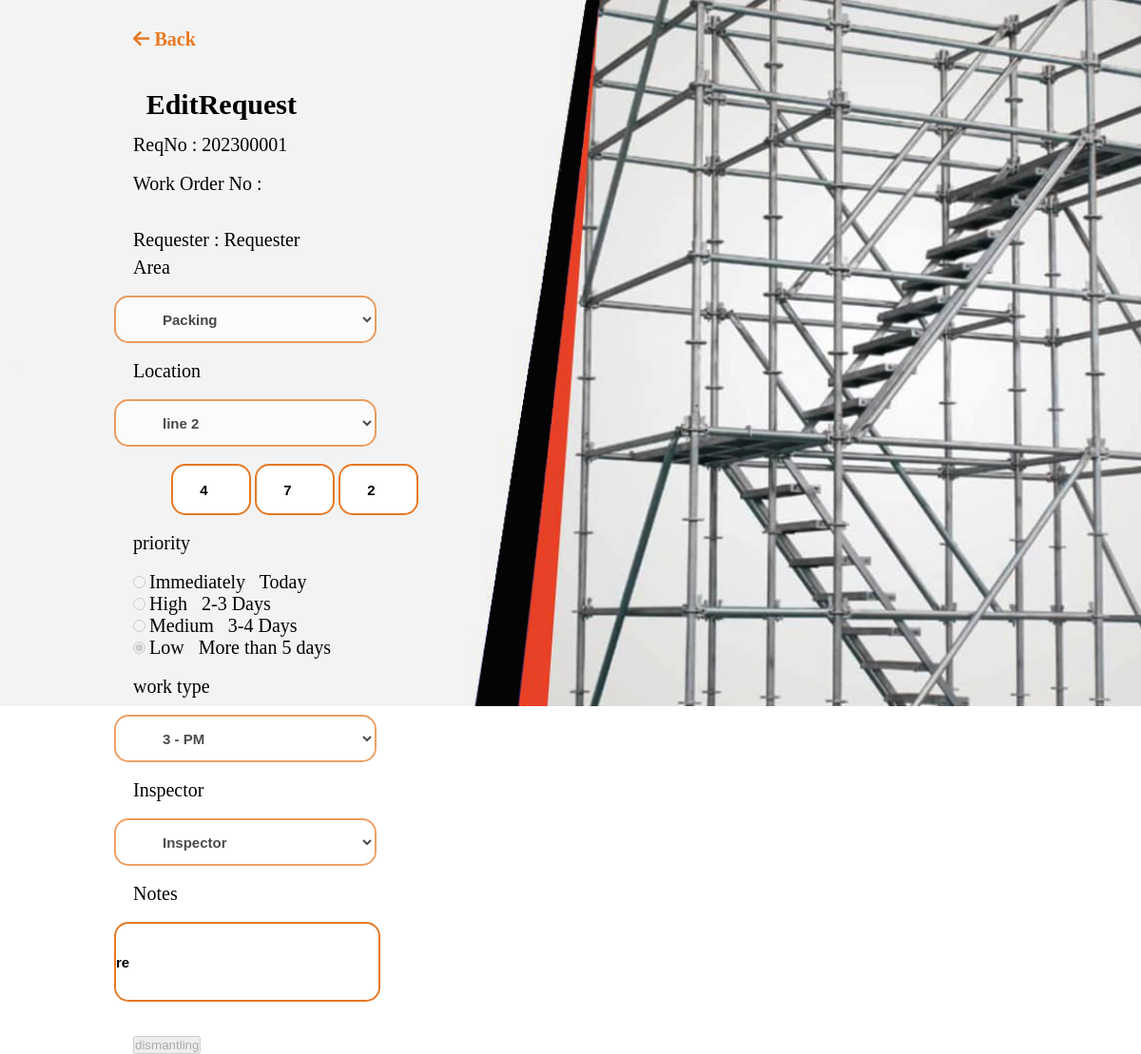
Screenshot of /requestAction.php (signed in) with the database file from the repository.
### tables this page shows
CREATE TABLE `request` (
  `id` int(11) NOT NULL,
  `reqNo` varchar(255) NOT NULL,
  `adminAddedName` varchar(255) NOT NULL,
  `workOrderNo` varchar(255) NOT NULL,
  `area` varchar(255) NOT NULL,
  `item` varchar(255) NOT NULL,
  `length` varchar(255) NOT NULL,
  `width` varchar(255) NOT NULL,
  `height` varchar(255) NOT NULL,
  `workType` varchar(255) NOT NULL,
  `priority` varchar(255) NOT NULL,
  `executer` varchar(255) NOT NULL,
  `wereHouse` varchar(255) NOT NULL,
  `inspector` varchar(255) NOT NULL,
  `notes` varchar(255) NOT NULL,
  `reqDate` datetime(6) NOT NULL DEFAULT current_timestamp(6),
  `executerNew` varchar(50) NOT NULL DEFAULT 'yes',
  `executerDate` datetime(6) DEFAULT NULL,
  `status` varchar(255) NOT NULL DEFAULT 'pending',
  `rejectReason` varchar(255) NOT NULL,
  `rejectsNum` int(255) NOT NULL DEFAULT 0,
  `new` varchar(255) NOT NULL DEFAULT 'yes',
  `finishDate` date DEFAULT NULL,
  `issued` varchar(255) NOT NULL DEFAULT 'no',
  `wereHouseDate` datetime(6) DEFAULT NULL,
  `executerAccept` varchar(6) NOT NULL DEFAULT 'no',
  `executerAcceptDate` datetime(6) DEFAULT NULL,
  `inspectorDate` datetime(6) DEFAULT NULL,
  `resentDate` datetime(6) DEFAULT NULL,
  `qtyBackStatus` varchar(255) NOT NULL DEFAULT 'no',
  `qtyBackDate` datetime DEFAULT NULL
);

### includes/classes/Request.php (called while the page is built, shortened)
<?php
class Request
{
    private $con;
    public function __construct($con)
    {
        $this->con = $con;
    }
    public function getRequestDetails($workOrderNo = null)
    {
        $sql = "SELECT * FROM request ";
        $query = $this->con->prepare($sql);
        $query->execute();
        $array = array();
        while ($row = $query->fetch(PDO::FETCH_ASSOC)) {
            $array = $row;
        }
        return $array;
    }
}
?>

### requestAction.php (the view, shortened to what this page needs)
<?php
include_once('includes/classes/Account.php');
include_once('includes/classes/Request.php');
include_once('includes/classes/WorkType.php');
$workOrderNo = $_GET["workOrderNo"];
$request = new Request($con);
$getRequest = $request->getRequestDetails($workOrderNo);
$canEdit = $getRequest['executerDate'] == NULL ? '' : 'disabled';
$executerAccept = $getRequest['executerAccept'] == 'yes' ? true : false;
?>
<!DOCTYPE html>
<html lang="en">
<head>
    <link rel="stylesheet" href="boxicons/css/boxicons.min.css">
    <link href='https://unpkg.com/boxicons@2.1.4/css/boxicons.min.css' rel='stylesheet'>
    <link rel="stylesheet" href="css.css?1999">
</head>
<body>
<div>
<a class="Back" href="adminRequests.php">
    <i class="fa-solid fa-arrow-left"></i>    Back</a>
</div>
    <div class="newrequest">
        <div class="login-container" id="login">
            <div class="top">
                <header  class="namerequest">EditRequest</header>
            </div>
            <br>
            <div class="input-box">
                <form method="POST">
                    <label class="requestAction">ReqNo :
                        <?php echo $getRequest['reqNo']; ?>
                    </label>
                    <br>
                    <br>
                    <label class="requestAction">Work Order No :
                    </label>
                    <br>
                    <br>
                    <br>
                    <label class="requestAction">Requester :
                        <?php echo $getRequest['adminAddedName']; ?>
                    </label>
                    <br>
                    <br>
                    <br>
                    <label class="requestActionArea">Area</label>
                    <br>
                    <br>
                    <select class="inputfieldrequestAction" name="area" id="area" required <?php echo $canEdit; ?>>
                        <?php if ($getRequest['area']) {
                            echo '<option value="' . $getRequest['area'] . '" selected >' . $getRequest['area'] . '</option>';
                        } ?>
                    </select>
                    <br>
                    <br>
                    <label class="requestActionArea">Location</label>
                    <br>
                    <br>
                    <select class="inputfieldrequestAction" name="item" id="item" required <?php echo $canEdit; ?>>
                        <?php if ($getRequest['item']) {
                            echo '<option value="' . $getRequest['item'] . '" selected >' . $getRequest['item'] . '</option>';
                        } ?>
                    </select>
                    <br>
                    <br>
                    <input type="number" class="inputlength" id="length" min="1" placeholder="L" name="length"
                        value="<?php echo $getRequest['length']; ?>" <?php echo $canEdit; ?>>
                    <input type="number" class="inputlength" id="width" min="1" placeholder="W" name="width"
                        value="<?php echo $getRequest['width']; ?>" <?php echo $canEdit; ?>>
                    <input type="number" class="inputlength" id="height" min="1" placeholder="H" name="height"
                        value="<?php echo $getRequest['height']; ?>" <?php echo $canEdit; ?>>
                    <br>
                    <br>
                    <label class="requestActionArea">priority</label>
                    <br>
                    <br>
                    <input type="radio" id="immediately" value="Immediately Today" name="priority" <?php echo $getRequest['priority'] == 'Immediately Today' ? 'checked' : ''; ?> <?php echo $canEdit; ?>>
                    <label class="requestActionArea" for="immediately">Immediately &nbsp; Today</label>
                    <br>
                    <input type="radio" id="high" value="High 2-3 Days" name="priority" <?php echo $getRequest['priority'] == 'High 2-3 Days' ? 'checked' : ''; ?> <?php echo $canEdit; ?>>
                    <label class="requestActionArea" for="high">High &nbsp; 2-3 Days</label>
                    <br>
                    <input type="radio" id="medium" value="Medium 3-4 Days" name="priority" <?php echo $getRequest['priority'] == 'Medium 3-4 Days' ? 'checked' : ''; ?> <?php echo $canEdit; ?>>
                    <label class="requestActionArea" for="medium">Medium &nbsp; 3-4 Days</label>
                    <br>
                    <input type="radio" id="low" value="Low More than 5 days" name="priority" <?php echo $getRequest['priority'] == 'Low More than 5 days' ? 'checked' : ''; ?> <?php echo $canEdit; ?>>
                    <label class="requestActionArea" for="low">Low &nbsp; More than 5 days</label>
                    <br>
                    <br>
                    <label class="requestActionArea">work type</label>
                    <br>
                    <br>
                    <select class="inputfieldrequestAction" name="workType" required <?php echo $canEdit; ?>>
                        <option selected value="<?php echo $getRequest['workType'] ?? ''; ?>"><?php echo $getRequest['workType'] ?? 'Select work type'; ?></option>
                    </select>
                    <br>
                    <br>
                    <label class="requestActionArea">Inspector</label>
                    <br>
                    <br>
                    <select class="inputfieldrequestAction" name="inspector" id="inspector" required <?php echo $canEdit; ?>>
                        <option selected value="<?php echo $getRequest['inspector'] ?? ''; ?>"><?php echo $getRequest['inspector'] ?? 'select inspector'; ?></option>
                    </select>
                    <br>
                    <br>
                    <label class="requestActionArea">Notes</label>
                    <br>
                    <br>
                    <input class="inputfieldnotAction" name="notes" value="<?php echo $getRequest['notes']; ?>" <?php echo $canEdit; ?>>
                    <br>
                    <br>
                    <?php
                    if (!$executerAccept) {
                        echo '
                <button type="submit"  class="submitnewreq" name="edit"' . $canEdit . '>Edit</button>
                <br>
                <br>
                <button type="submit"  class="submitnewreq" name="delete"' . $canEdit . '>Delete</button>
            ';
                    } else {
                        echo '
                <br>
                <button type="submit"  class="submit" name="dismantling"' . $canEdit . '>dismantling</button>
            ';
                    }
                    ?>
                </form>
</body>
</html>

### css.css (style rules this page uses)
* { margin: 0; padding: 0; }
body { background: url('images/1.jpg'); background-size: cover; background-repeat: no-repeat; }
header { font-size: 30px; text-align: center; font-weight: bold; padding: 0px 0 30px 0; position: relative; right: 40px; }
.register-container, .login-container { width: 100%; padding: 0 20px; }
.Back { position: relative; left: 140px; font-size: 20px; text-decoration: none; top: 30px; color: #e77823; font-weight: bold; }
.newrequest { display: flex; width: 80%; height: 90vh; position: relative; top: 70px; left: 10%; }
.namerequest { font-size: 30px; position: absolute; right: 80%; }
.inputfieldnotAction { font-size: 15px; font-weight: bold; background: #fff; color: #000; height: 80px; width: 38%; border: 2px solid #e77823; position: relative; right: 20px; border-radius: 15px; outline: none; transition: .2s ease; }
.requestAction { position: relative; top: 30px; font-size: 20px; }
.requestActionArea { font-size: 20px; }
.inputfieldnotAction { font-size: 15px; font-weight: bold; background: #fff; color: #000; height: 80px; width: 30%; border: 2px solid #e77823; position: relative; right: 20px; border-radius: 15px; outline: none; transition: .2s ease; }
.inputlength { font-size: 15px; font-weight: bold; background: #fff; color: #000; height: 50px; text-align: center; width: 80px; border: 2px solid #e77823; position: relative; left: 40px; border-radius: 15px; outline: none; transition: .2s ease; }
.inputfieldrequestAction { font-size: 15px; font-weight: bold; background: #fff; color: #000; height: 50px; width: 30%; padding: 0px 40px 0 45px; border: 2px solid #e77823; position: relative; right: 20px; border-radius: 15px; outline: none; transition: .2s ease; }

### rows the page displays
request: reqNo "202300001", adminAddedName "Requester", area "Packing", item "line 2", length "4", width "7", height "2", priority "☐ Immediately Today", priority "☐ High 2-3 Days", priority "☐ Medium 3-4 Days", priority "☑ Low More than 5 days", workType "3 - PM", inspector "Inspector", notes "re"
